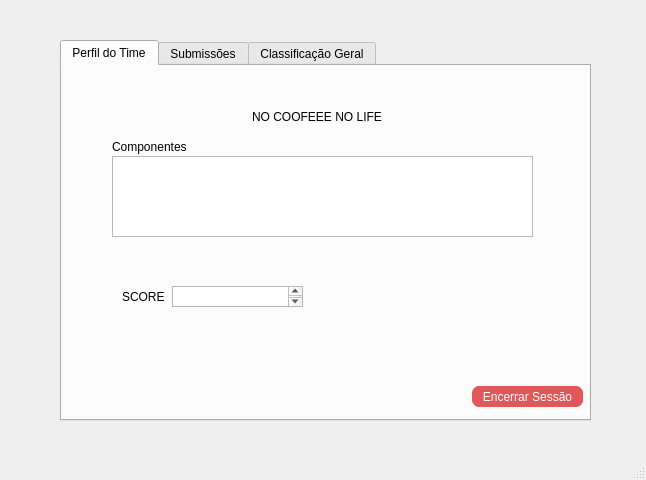
<?xml version="1.0" encoding="UTF-8"?>
<ui version="4.0">
 <class>MainWindow</class>
 <widget class="QMainWindow" name="MainWindow">
  <property name="geometry">
   <rect>
    <x>0</x>
    <y>0</y>
    <width>646</width>
    <height>480</height>
   </rect>
  </property>
  <property name="windowTitle">
   <string>MainWindow</string>
  </property>
  <widget class="QWidget" name="centralwidget">
   <widget class="QTabWidget" name="tabWidget">
    <property name="geometry">
     <rect>
      <x>60</x>
      <y>40</y>
      <width>531</width>
      <height>381</height>
     </rect>
    </property>
    <property name="currentIndex">
     <number>0</number>
    </property>
    <widget class="QWidget" name="tab">
     <attribute name="title">
      <string>Perfil do Time</string>
     </attribute>
     <widget class="QListView" name="listView">
      <property name="geometry">
       <rect>
        <x>50</x>
        <y>90</y>
        <width>421</width>
        <height>81</height>
       </rect>
      </property>
     </widget>
     <widget class="QLabel" name="label">
      <property name="geometry">
       <rect>
        <x>50</x>
        <y>70</y>
        <width>91</width>
        <height>21</height>
       </rect>
      </property>
      <property name="text">
       <string>Componentes</string>
      </property>
     </widget>
     <widget class="QLabel" name="label_2">
      <property name="geometry">
       <rect>
        <x>190</x>
        <y>40</y>
        <width>191</width>
        <height>21</height>
       </rect>
      </property>
      <property name="text">
       <string>NO COOFEEE NO LIFE</string>
      </property>
     </widget>
     <widget class="QLabel" name="label_3">
      <property name="geometry">
       <rect>
        <x>60</x>
        <y>220</y>
        <width>71</width>
        <height>21</height>
       </rect>
      </property>
      <property name="text">
       <string>SCORE</string>
      </property>
     </widget>
     <widget class="QTextBrowser" name="textBrowser">
      <property name="geometry">
       <rect>
        <x>110</x>
        <y>220</y>
        <width>131</width>
        <height>21</height>
       </rect>
      </property>
     </widget>
     <widget class="QPushButton" name="pushButton_7">
      <property name="geometry">
       <rect>
        <x>410</x>
        <y>320</y>
        <width>111</width>
        <height>21</height>
       </rect>
      </property>
      <property name="styleSheet">
       <string notr="true">background-color: #e05858;
border-radius: 7px;
padding: 4px;
color: white;</string>
      </property>
      <property name="text">
       <string>Encerrar Sessão</string>
      </property>
     </widget>
    </widget>
    <widget class="QWidget" name="tab_2">
     <attribute name="title">
      <string>Submissões</string>
     </attribute>
     <widget class="QGraphicsView" name="graphicsView">
      <property name="geometry">
       <rect>
        <x>30</x>
        <y>190</y>
        <width>471</width>
        <height>101</height>
       </rect>
      </property>
     </widget>
     <widget class="QWidget" name="verticalLayoutWidget">
      <property name="geometry">
       <rect>
        <x>34</x>
        <y>79</y>
        <width>461</width>
        <height>31</height>
       </rect>
      </property>
      <layout class="QVBoxLayout" name="verticalLayout">
       <item>
        <layout class="QHBoxLayout" name="horizontalLayout">
         <item>
          <widget class="QComboBox" name="comboBox"/>
         </item>
         <item>
          <widget class="QLabel" name="label_6">
           <property name="text">
            <string>&lt;nome do arquivo&gt;</string>
           </property>
          </widget>
         </item>
        </layout>
       </item>
      </layout>
     </widget>
     <widget class="QWidget" name="horizontalLayoutWidget_2">
      <property name="geometry">
       <rect>
        <x>30</x>
        <y>40</y>
        <width>461</width>
        <height>31</height>
       </rect>
      </property>
      <layout class="QHBoxLayout" name="horizontalLayout_3">
       <item>
        <widget class="QLabel" name="label_4">
         <property name="text">
          <string>Questão:</string>
         </property>
        </widget>
       </item>
       <item>
        <widget class="QLabel" name="label_5">
         <property name="text">
          <string>Arquivo:</string>
         </property>
        </widget>
       </item>
      </layout>
     </widget>
     <widget class="QPushButton" name="pushButton">
      <property name="geometry">
       <rect>
        <x>386</x>
        <y>120</y>
        <width>101</width>
        <height>31</height>
       </rect>
      </property>
      <property name="styleSheet">
       <string notr="true">background-color: #4ebf6d;
border-radius: 5px;
padding: 4px;
color: white;</string>
      </property>
      <property name="text">
       <string>Submeter</string>
      </property>
     </widget>
     <widget class="QLabel" name="label_7">
      <property name="geometry">
       <rect>
        <x>30</x>
        <y>160</y>
        <width>161</width>
        <height>17</height>
       </rect>
      </property>
      <property name="text">
       <string>Histórico de Submissão</string>
      </property>
     </widget>
    </widget>
    <widget class="QWidget" name="tab_3">
     <attribute name="title">
      <string>Classificação Geral</string>
     </attribute>
     <widget class="QTableWidget" name="tableWidget_2">
      <property name="geometry">
       <rect>
        <x>30</x>
        <y>60</y>
        <width>451</width>
        <height>231</height>
       </rect>
      </property>
      <attribute name="horizontalHeaderStretchLastSection">
       <bool>true</bool>
      </attribute>
      <attribute name="verticalHeaderCascadingSectionResizes">
       <bool>false</bool>
      </attribute>
      <attribute name="verticalHeaderHighlightSections">
       <bool>true</bool>
      </attribute>
      <row>
       <property name="text">
        <string>1</string>
       </property>
      </row>
      <column>
       <property name="text">
        <string>Nome</string>
       </property>
      </column>
      <column>
       <property name="text">
        <string>Pontuação</string>
       </property>
      </column>
      <column>
       <property name="text">
        <string>Submissões Corretas</string>
       </property>
      </column>
     </widget>
    </widget>
   </widget>
  </widget>
  <widget class="QMenuBar" name="menubar">
   <property name="geometry">
    <rect>
     <x>0</x>
     <y>0</y>
     <width>646</width>
     <height>23</height>
    </rect>
   </property>
  </widget>
  <widget class="QStatusBar" name="statusbar"/>
 </widget>
 <resources/>
 <connections/>
</ui>
